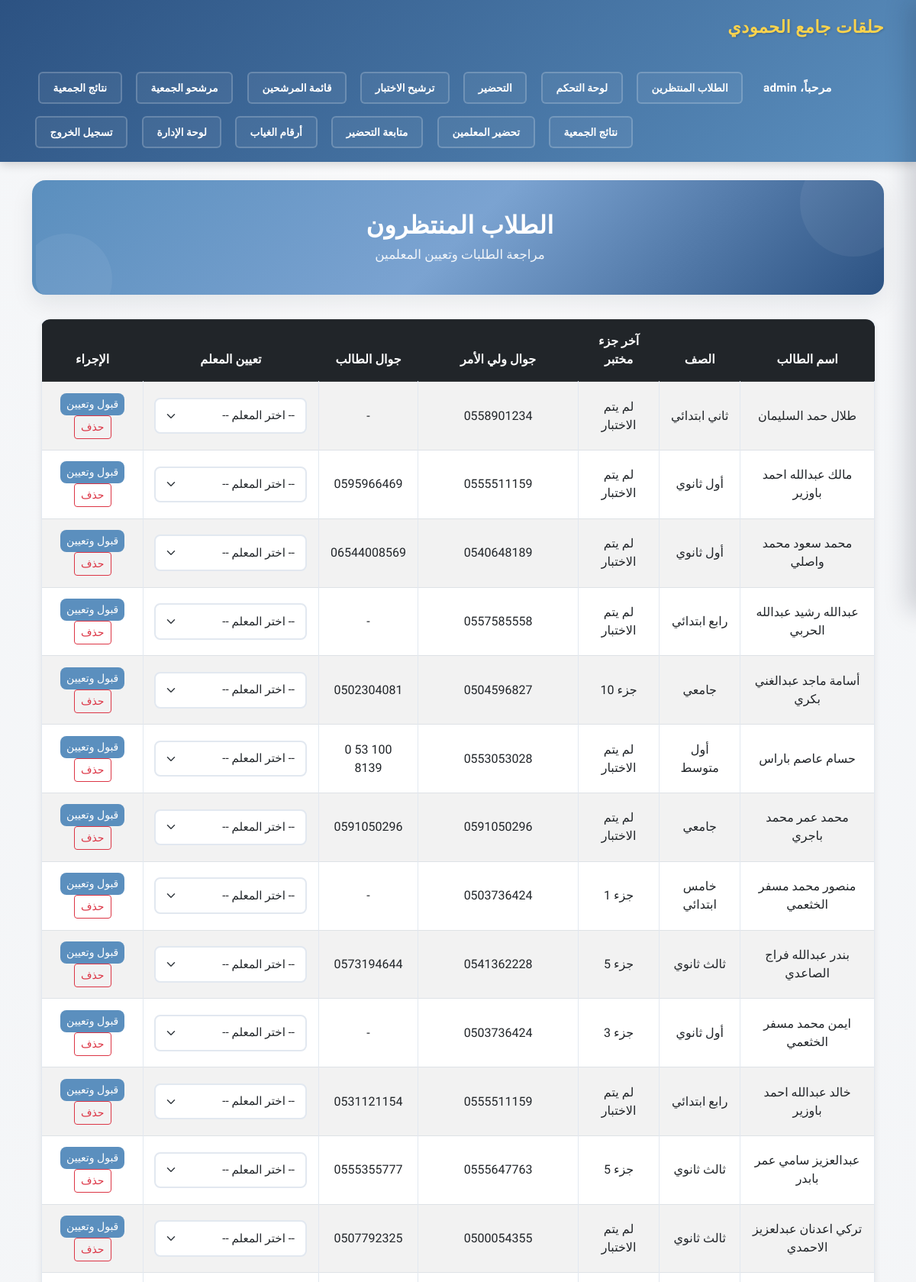
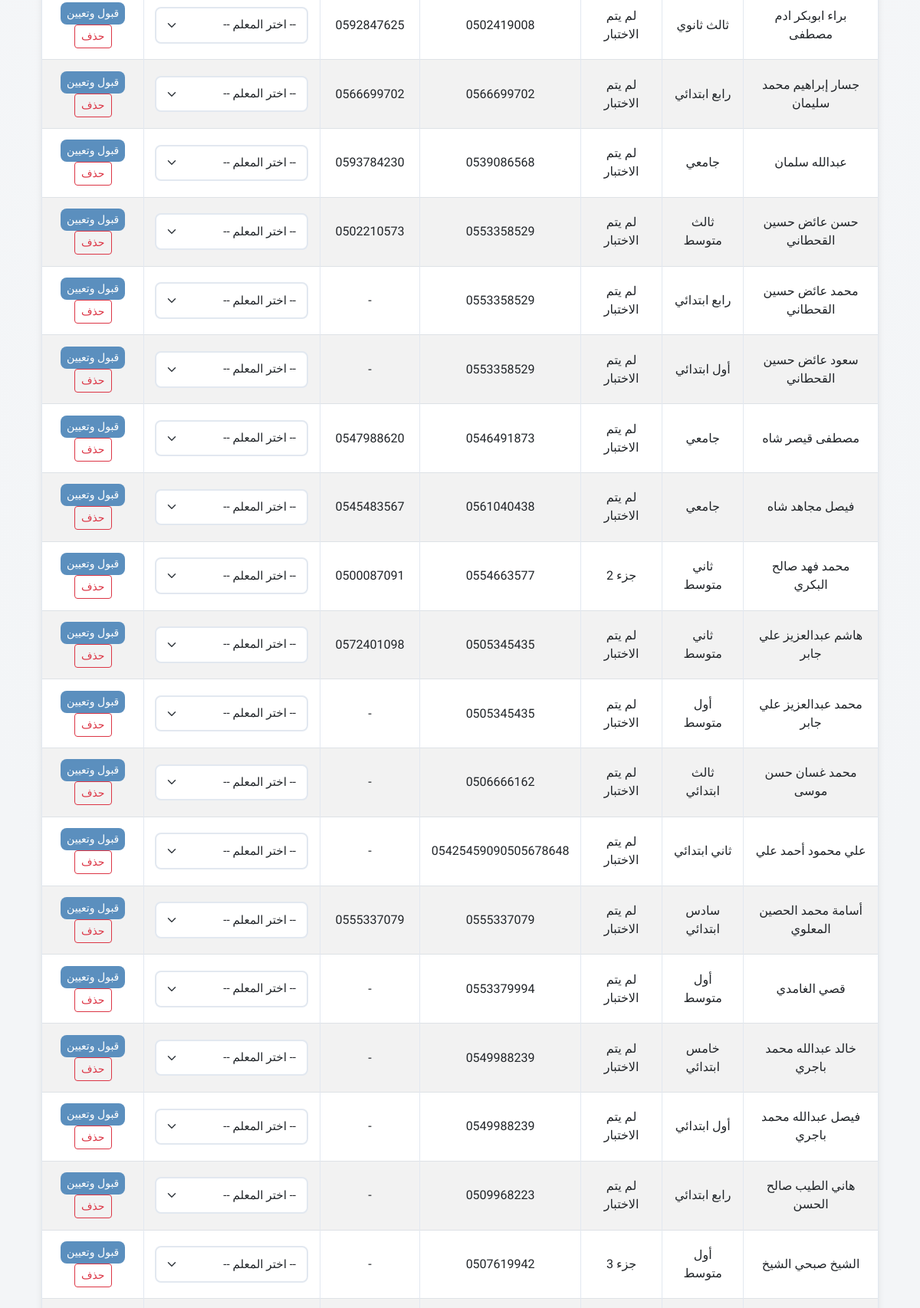
The app's page /pending/ (signed in, upper part) with its own data (2 pictures, top to bottom).
### quran_center/models.py (models this page shows, shortened)
class Student(models.Model):
    identity_number = models.CharField(
        max_length=10,
        validators=[id_validator],
        unique=True,
        verbose_name="رقم الهوية"
    )
    GRADE_CHOICES = [
        ('1_pri', 'أول ابتدائي'), ('2_pri', 'ثاني ابتدائي'), ('3_pri', 'ثالث ابتدائي'),
        ('4_pri', 'رابع ابتدائي'), ('5_pri', 'خامس ابتدائي'), ('6_pri', 'سادس ابتدائي'),
        ('1_med', 'أول متوسط'), ('2_med', 'ثاني متوسط'), ('3_med', 'ثالث متوسط'),
        ('1_sec', 'أول ثانوي'), ('2_sec', 'ثاني ثانوي'), ('3_sec', 'ثالث ثانوي'),
        ('uni', 'جامعي'),
    ]
    STATUS_CHOICES = [('منتظر', 'منتظر'), ('منتظم', 'منتظم')]
    full_name = models.CharField(max_length=200, verbose_name="الاسم الثلاثي", blank=True, default="")
    student_phone = models.CharField(max_length=15, blank=True, null=True, verbose_name="جوال الطالب")
    parent_phone = models.CharField(max_length=15, verbose_name="جوال ولي الأمر", blank=True, default="")
    identity_number = models.CharField(max_length=100, verbose_name="رقم الهوية", blank=True, null=True)
    jamiaa_id = models.CharField(max_length=100, verbose_name="رقم الجمعية", blank=True, null=True)
    parent_identity = models.CharField(max_length=50, verbose_name="رقم هوية ولي الأمر", blank=True, null=True)
    grade = models.CharField(max_length=20, choices=GRADE_CHOICES, verbose_name="الصف الدراسي", blank=True, default="")
    birth_date = models.DateField(verbose_name="تاريخ الميلاد", blank=True, null=True)
    last_tested_part = models.CharField(
        max_length=50,
        choices=LAST_TESTED_PART_CHOICES,
        default='0',
        verbose_name="آخر جزء تم اختباره"
    )
    previous_center = models.CharField(max_length=100, blank=True, null=True, verbose_name="التحفيظ السابق")
    neighborhood = models.CharField(max_length=100, verbose_name="الحي", blank=True, null=True)
    teacher = models.ForeignKey(User, on_delete=models.SET_NULL, null=True, blank=True, verbose_name="المعلم المسؤول")
    status = models.CharField(max_length=20, default='منتظر', choices=STATUS_CHOICES)
    educational_stage = models.CharField(max_length=50, blank=True)
    absence_reset_at = models.DateField(blank=True, null=True, verbose_name="تاريخ تصفير الغياب المؤقت")
    created_at = models.DateTimeField(auto_now_add=True)

### quran_center/views.py (the view, shortened to what this page needs)
# urls.py: path('pending/', views.pending_students, name='pending_students'),
@login_required
def pending_students(request):
    if not is_stage_supervisor(request.user):
        return redirect('home')
    if request.user.is_superuser:
        students = Student.objects.filter(status='منتظر')
    elif hasattr(request.user, 'stage_supervisor'):
        supervisor = request.user.stage_supervisor
        students = Student.objects.filter(status='منتظر', educational_stage=supervisor.stage)
    elif user_has_role(request.user, 'supervisor'):
        students = Student.objects.filter(status='منتظر')
    else:
        students = Student.objects.none()
    teachers = User.objects.filter(
        Q(student__isnull=False) | Q(is_staff=True)
    ).distinct().order_by('username')
    return render(request, 'pending.html', {'students': students, 'teachers': teachers})

### quran_center/templatetags/role_tags.py (called while the page is built)
@register.filter
def has_role(user, role_code):
    if not user or not user.is_authenticated:
        return False
    if user.is_superuser:
        return True
    return UserRole.objects.filter(user=user, role__code=role_code).exists()

### quran_center/views.py (called while the page is built)
def is_stage_supervisor(user):
    return hasattr(user, 'stage_supervisor') or user.is_superuser or user_has_role(user, 'supervisor')

### quran_center/templates/pending.html (shortened to what this page needs)
{% extends "base.html" %}
{% block content %}
<div class="page-hero">
    <div class="page-hero-inner">
        <h1 class="page-hero-title">الطلاب المنتظرون</h1>
        <p class="page-hero-subtitle">مراجعة الطلبات وتعيين المعلمين</p>
    </div>
</div>
<div class="container" dir="rtl">
    <table class="table table-bordered table-striped">
        <thead class="table-dark">
            <tr>
                <th>اسم الطالب</th>
                <th>الصف</th>
                <th>آخر جزء مختبر</th>
                <th>جوال ولي الأمر</th>
                <th>جوال الطالب</th>
                <th>تعيين المعلم</th>
                <th>الإجراء</th>
            </tr>
        </thead>
        <tbody>
            {% for student in students %}
            <tr>
                <td>{{ student.full_name }}</td>
                <td>{{ student.get_grade_display }}</td>
                <td>{{ student.get_last_tested_part_display }}</td>
                <td>{{ student.parent_phone|default:"-" }}</td>
                <td>{{ student.student_phone|default:"-" }}</td>
                <td>
                    <form method="post" style="display:inline;" id="form_{{ student.id }}">
                        <select name="teacher_id" class="form-select form-select-sm" style="width: 200px; display: inline-block;">
                            <option value="">-- اختر المعلم --</option>
                        </select>
                </td>
                <td>
                        <button type="submit" class="btn btn-success btn-sm">قبول وتعيين</button>
                    <form method="post" action="{% url 'delete_pending_student' student.id %}" onsubmit="return confirm('هل تريد حذف هذا الطالب من قائمة الانتظار؟');" style="display:inline;">
                        <button type="submit" class="btn btn-outline-danger btn-sm">حذف</button>
                    </form>
                </td>
            </tr>
            {% empty %}
            <tr>
                <td colspan="7" class="text-center">لا يوجد طلاب في قائمة الانتظار حالياً.</td>
            </tr>
            {% endfor %}
        </tbody>
    </table>
</div>
{% endblock %}

### quran_center/templates/base.html (shortened to what this page needs)
<!DOCTYPE html>
<html lang="ar" dir="rtl">
<head>
    {% load static %}
    <link rel="stylesheet" href="https://cdn.jsdelivr.net/npm/bootstrap@5.3.0/dist/css/bootstrap.rtl.min.css">
    <link rel="stylesheet" href="{% static 'css/style.css' %}">
</head>
<body class="bg-light">
{% load role_tags %}
<nav class="navbar navbar-dark bg-dark mb-4">
    <div class="container">
        <span class="navbar-brand">حلقات جامع الحمودي</span>
        <div>
            {% if user.is_authenticated %}
                <span class="text-white me-3">مرحباً، {{ user.username }}</span>
                {% if user.stage_supervisor or user.is_superuser or user|has_role:"supervisor" %}
                <a href="{% url 'pending_students' %}" class="btn btn-outline-warning btn-sm me-2">الطلاب المنتظرين</a>
                {% endif %}
                <a href="{% url 'teacher_dashboard' %}" class="btn btn-outline-info btn-sm me-2">لوحة التحكم</a>
                <a href="{% url 'take_attendance' %}" class="btn btn-outline-light btn-sm me-2">التحضير</a>
                <a href="{% url 'nominate_exam' %}" class="btn btn-outline-primary btn-sm me-2">ترشيح الاختبار</a>
                {% if user|has_role:"examiner" %}
                <a href="{% url 'nominated_students' %}" class="btn btn-outline-secondary btn-sm me-2">قائمة المرشحين</a>
                <a href="{% url 'association_candidates' %}" class="btn btn-outline-secondary btn-sm me-2">مرشحو الجمعية</a>
                <a href="{% url 'association_results' %}" class="btn btn-outline-secondary btn-sm me-2">نتائج الجمعية</a>
                {% endif %}
                {% if user|has_role:"manager" %}
                <a href="{% url 'association_results' %}" class="btn btn-outline-secondary btn-sm me-2">نتائج الجمعية</a>
                {% endif %}
                {% if user|has_role:"preparer" %}
                <a href="{% url 'preparer_take_attendance' %}" class="btn btn-outline-success btn-sm me-2">تحضير المعلمين</a>
                <a href="{% url 'preparer_attendance_summary' %}" class="btn btn-outline-success btn-sm me-2">متابعة التحضير</a>
                <a href="{% url 'preparer_absent_contacts' %}" class="btn btn-outline-success btn-sm me-2">أرقام الغياب</a>
                {% endif %}
                {% if user.is_superuser or user|has_role:"manager" %}
                <a href="{% url 'admin:index' %}" class="btn btn-outline-warning btn-sm me-2">لوحة الإدارة</a>
                {% endif %}
                <form method="post" action="{% url 'logout' %}" style="display: inline;">
                    <button type="submit" class="btn btn-outline-danger btn-sm">تسجيل الخروج</button>
                </form>
            {% endif %}
        </div>
    </div>
</nav>
<div class="container">
    {% block content %}
    {% endblock %}
</div>
</body>
</html>

### quran_center/static/css/style.css (style rules this page uses)
:root { --primary-blue: #5B8FBE; --secondary-blue: #7BA3D1; --dark-blue: #2C5282; --light-blue: rgba(91, 143, 190, 0.1); --accent-brown: #5B8FBE; --page-bg: #f3f5f7; --card-border: #e6ebef; --text-dark: #1e293b; --shadow-sm: 0 2px 8px rgba(0,0,0,0.08); --shadow-md: 0 12px 30px rgba(15,23,42,0.08); --shadow-lg: 0 20px 40px rgba(91,143,190,0.15); --radius: 12px; --transition: all 0.3s ease; }
body { font-family: 'Tajawal', 'El Messiri', sans-serif; background: radial-gradient(80% 120% at 50% -20%, #ffffff 0%, #f6f7f9 45%, var(--page-bg) 100%); min-height: 100vh; background-attachment: fixed; }
.container { animation: fadeIn 0.4s ease-in; }
.navbar { background: linear-gradient(135deg, var(--dark-blue) 0%, var(--primary-blue) 100%) !important; box-shadow: 0 4px 12px rgba(0,0,0,0.15); padding: 0.85rem 0; }
.navbar .container { display: flex; align-items: center; justify-content: space-between; gap: 2rem; }
.navbar-brand { font-size: 1.4rem; font-weight: 700; color: #fcd34d !important; text-shadow: 1px 1px 3px rgba(0,0,0,0.2); letter-spacing: 0.5px; }
.navbar .btn { margin: 0.3rem 0.25rem; transition: var(--transition); font-weight: 600; font-size: 0.85rem; padding: 0.55rem 1.1rem; border-radius: 6px; border: 2px solid transparent; }
.navbar .btn-outline-light, .navbar .btn-outline-warning, .navbar .btn-outline-success, .navbar .btn-outline-info, .navbar .btn-outline-primary, .navbar .btn-outline-secondary, .navbar .btn-outline-danger { background: rgba(255, 255, 255, 0.05); border-color: rgba(255, 255, 255, 0.2); color: #ffffff; }
.navbar .text-white { font-weight: 600; font-size: 0.95rem; letter-spacing: 0.3px; }
.navbar > .container > div { display: flex; align-items: center; flex-wrap: wrap; gap: 0.4rem; justify-content: flex-end; }
.navbar form { display: inline; margin: 0; padding: 0; }
.navbar form button { margin: 0.3rem 0.25rem; transition: var(--transition); font-weight: 600; font-size: 0.85rem; padding: 0.55rem 1.1rem; border-radius: 6px; border: 2px solid #dc2626; background: rgba(220, 38, 38, 0.08); color: #fca5a5; }
.form-control, .form-select { border: 2px solid #e2e8f0; border-radius: 8px; padding: 0.65rem 0.9rem; transition: var(--transition); font-size: 0.95rem; }
.btn-success { background-color: var(--primary-blue); border: none; border-radius: 8px; font-weight: 500; transition: var(--transition); }
.table { background: white; border-radius: var(--radius); overflow: hidden; box-shadow: var(--shadow-sm); }
.table thead { background: linear-gradient(135deg, var(--dark-blue) 0%, var(--primary-blue) 100%); color: white; }
.table thead th { border: none; padding: 1rem; font-weight: 600; text-align: center; }
.table tbody td { padding: 0.9rem; vertical-align: middle; text-align: center; border-color: #e2e8f0; }
.table tbody tr { transition: background-color 0.2s ease; }
.page-hero { background: linear-gradient(135deg, var(--primary-blue) 0%, var(--secondary-blue) 50%, var(--dark-blue) 100%); border-radius: 18px; padding: 2.5rem 2rem; color: white; text-align: center; position: relative; overflow: hidden; margin: 1rem 0 2rem; box-shadow: var(--shadow-md); border-left: 5px solid var(--accent-brown); }
.page-hero::before, .page-hero::after { content: ''; position: absolute; border-radius: 50%; background: rgba(255, 255, 255, 0.06); }
.page-hero::before { top: -40px; right: -30px; width: 140px; height: 140px; }
.page-hero::after { bottom: -40px; left: -20px; width: 120px; height: 120px; }
.page-hero-inner { position: relative; z-index: 1; max-width: 820px; margin: 0 auto; }
.page-hero-title { font-size: 2rem; font-weight: 700; margin: 0 0 0.4rem 0; letter-spacing: 0.3px; }
.page-hero-subtitle { font-size: 1.05rem; margin: 0; opacity: 0.9; }
.card, .btn, .feature-card, .navbar .btn { will-change: transform; transform: translateZ(0); backface-visibility: hidden; }

### records on screen
Student: full_name "طلال حمد السليمان", grade "ثاني ابتدائي", last_tested_part "لم يتم الاختبار", parent_phone "0558901234", student_phone "-"
Student: full_name "مالك عبدالله احمد باوزير", grade "أول ثانوي", last_tested_part "لم يتم الاختبار", parent_phone "0555511159", student_phone "0595966469"
Student: full_name "محمد سعود محمد واصلي", grade "أول ثانوي", last_tested_part "لم يتم الاختبار", parent_phone "0540648189", student_phone "06544008569"
Student: full_name "عبدالله رشيد عبدالله الحربي", grade "رابع ابتدائي", last_tested_part "لم يتم الاختبار", parent_phone "0557585558", student_phone "-"
Student: full_name "أسامة ماجد عبدالغني بكري", grade "جامعي", last_tested_part "جزء 10", parent_phone "0504596827", student_phone "0502304081"
Student: full_name "حسام عاصم باراس", grade "أول متوسط", last_tested_part "لم يتم الاختبار", parent_phone "0553053028", student_phone "0 53 100 8139"
Student: full_name "محمد عمر محمد باجري", grade "جامعي", last_tested_part "لم يتم الاختبار", parent_phone "0591050296", student_phone "0591050296"
Student: full_name "منصور محمد مسفر الخثعمي", grade "خامس ابتدائي", last_tested_part "جزء 1", parent_phone "0503736424", student_phone "-"
Student: full_name "بندر عبدالله فراج الصاعدي", grade "ثالث ثانوي", last_tested_part "جزء 5", parent_phone "0541362228", student_phone "0573194644"
Student: full_name "ايمن محمد مسفر الخثعمي", grade "أول ثانوي", last_tested_part "جزء 3", parent_phone "0503736424", student_phone "-"
Student: full_name "خالد عبدالله احمد باوزير", grade "رابع ابتدائي", last_tested_part "لم يتم الاختبار", parent_phone "0555511159", student_phone "0531121154"
Student: full_name "عبدالعزيز سامي عمر بابدر", grade "ثالث ثانوي", last_tested_part "جزء 5", parent_phone "0555647763", student_phone "0555355777"
Student: full_name "تركي اعدنان عبدلعزيز الاحمدي", grade "ثالث ثانوي", last_tested_part "لم يتم الاختبار", parent_phone "0500054355", student_phone "0507792325"
Student: full_name "براء ابوبكر ادم مصطفى", grade "ثالث ثانوي", last_tested_part "لم يتم الاختبار", parent_phone "0502419008", student_phone "0592847625"
Student: full_name "جسار إبراهيم محمد سليمان", grade "رابع ابتدائي", last_tested_part "لم يتم الاختبار", parent_phone "0566699702", student_phone "0566699702"
Student: full_name "عبدالله سلمان", grade "جامعي", last_tested_part "لم يتم الاختبار", parent_phone "0539086568", student_phone "0593784230"
Student: full_name "حسن عائض حسين القحطاني", grade "ثالث متوسط", last_tested_part "لم يتم الاختبار", parent_phone "0553358529", student_phone "0502210573"
Student: full_name "محمد عائض حسين القحطاني", grade "رابع ابتدائي", last_tested_part "لم يتم الاختبار", parent_phone "0553358529", student_phone "-"
Student: full_name "سعود عائض حسين القحطاني", grade "أول ابتدائي", last_tested_part "لم يتم الاختبار", parent_phone "0553358529", student_phone "-"
Student: full_name "مصطفى قيصر شاه", grade "جامعي", last_tested_part "لم يتم الاختبار", parent_phone "0546491873", student_phone "0547988620"
Student: full_name "فيصل مجاهد شاه", grade "جامعي", last_tested_part "لم يتم الاختبار", parent_phone "0561040438", student_phone "0545483567"
Student: full_name "محمد فهد صالح البكري", grade "ثاني متوسط", last_tested_part "جزء 2", parent_phone "0554663577", student_phone "0500087091"
Student: full_name "هاشم عبدالعزيز علي جابر", grade "ثاني متوسط", last_tested_part "لم يتم الاختبار", parent_phone "0505345435", student_phone "0572401098"
Student: full_name "محمد عبدالعزيز علي جابر", grade "أول متوسط", last_tested_part "لم يتم الاختبار", parent_phone "0505345435", student_phone "-"
Student: full_name "محمد غسان حسن موسى", grade "ثالث ابتدائي", last_tested_part "لم يتم الاختبار", parent_phone "0506666162", student_phone "-"
Student: full_name "علي محمود أحمد علي", grade "ثاني ابتدائي", last_tested_part "لم يتم الاختبار", parent_phone "05425459090505678648", student_phone "-"
Student: full_name "أسامة محمد الحصين المعلوي", grade "سادس ابتدائي", last_tested_part "لم يتم الاختبار", parent_phone "0555337079", student_phone "0555337079"
Student: full_name "قصي الغامدي", grade "أول متوسط", last_tested_part "لم يتم الاختبار", parent_phone "0553379994", student_phone "-"
Student: full_name "خالد عبدالله محمد باجري", grade "خامس ابتدائي", last_tested_part "لم يتم الاختبار", parent_phone "0549988239", student_phone "-"
Student: full_name "فيصل عبدالله محمد باجري", grade "أول ابتدائي", last_tested_part "لم يتم الاختبار", parent_phone "0549988239", student_phone "-"
Student: full_name "هاني الطيب صالح الحسن", grade "رابع ابتدائي", last_tested_part "لم يتم الاختبار", parent_phone "0509968223", student_phone "-"
Student: full_name "الشيخ صبحي الشيخ", grade "أول متوسط", last_tested_part "جزء 3", parent_phone "0507619942", student_phone "-"

### other values on screen
{{ user.username }} "admin"
